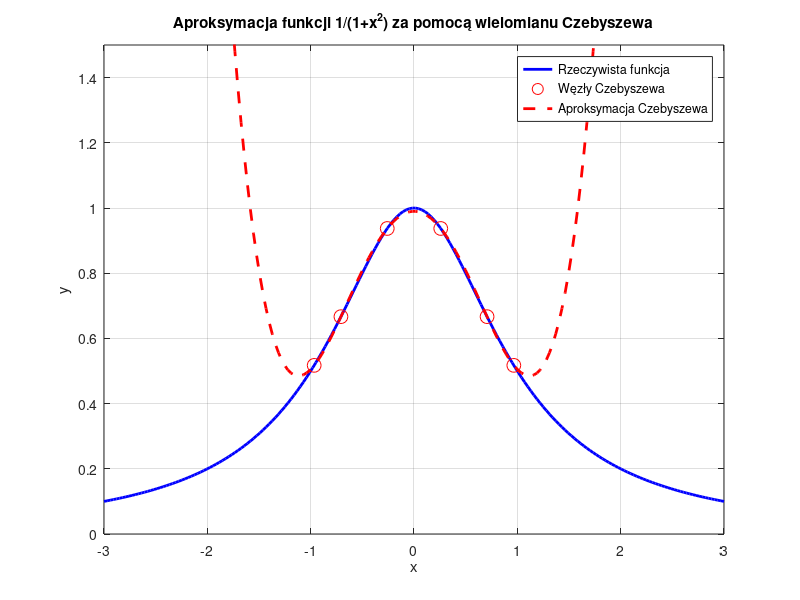

Here is the MATLAB script that generated this plot:
close all; clear all;

f = @(x) 1./(1 + x.^2);

degree = 5;

czeb_nodes = cos((2*(1:degree+1)-1)*pi/(2*(degree+1)));
czeb_values = f(czeb_nodes);

czeb_coeffs = polyfit(czeb_nodes, czeb_values, degree);

x = linspace(-3, 3, 200);
czeb_approx_values = polyval(czeb_coeffs, x);

% Rysowanie wykresu
figure;
plot(x, f(x), 'b', 'LineWidth', 2, 'DisplayName', 'Rzeczywista funkcja');
hold on;
plot(czeb_nodes, f(czeb_nodes), 'ro', 'MarkerSize', 10, 'DisplayName', 'Węzły Czebyszewa');
plot(x, czeb_approx_values, 'r--', 'LineWidth', 2, 'DisplayName', 'Aproksymacja Czebyszewa');
legend('Location', 'Best');
title('Aproksymacja funkcji 1/(1+x^2) za pomocą wielomianu Czebyszewa');
xlabel('x');
ylabel('y');
grid on;

ylim([0, 1.5]);
